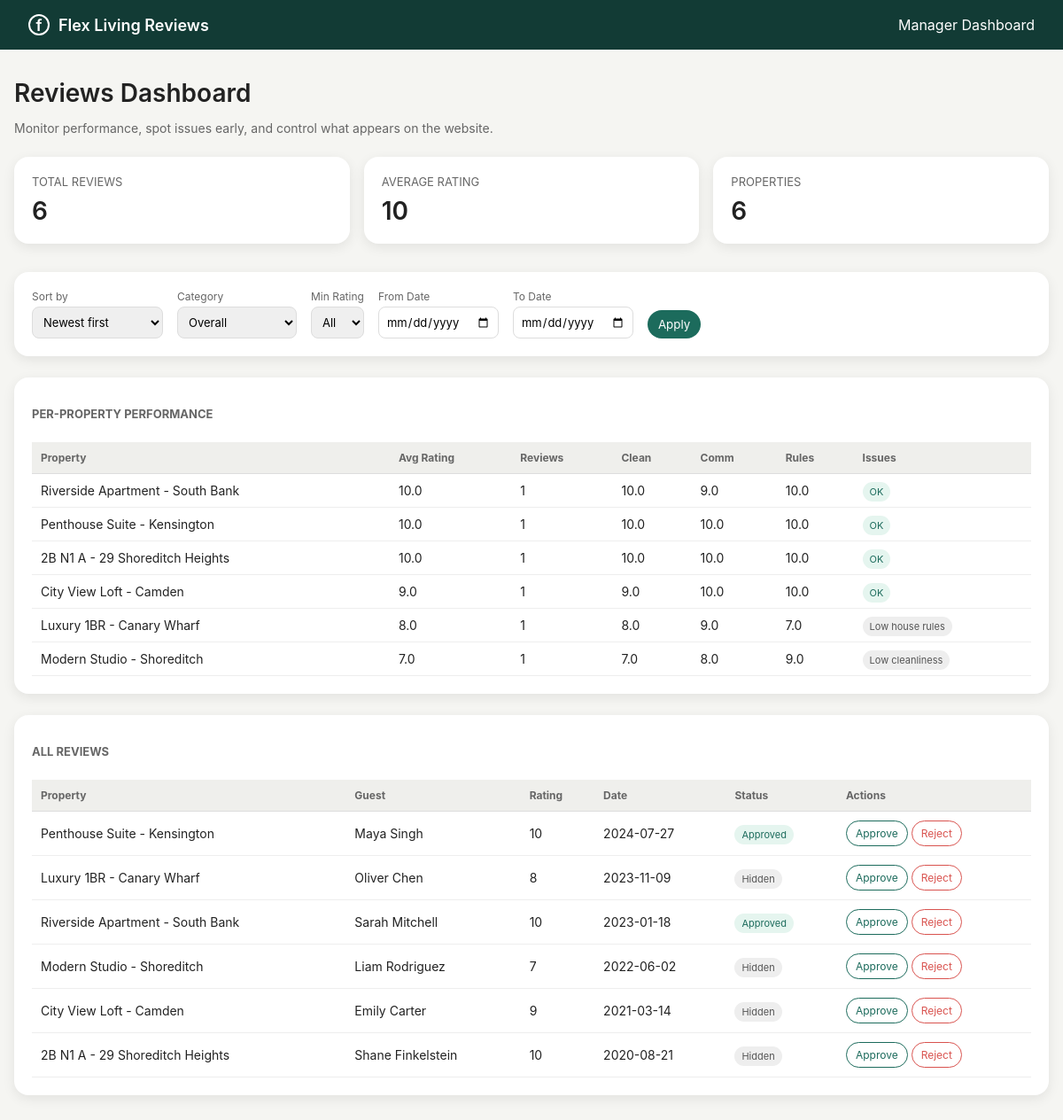
/reviews/dashboard/, run on the app's committed database.
### reviews/models.py (models this page shows, shortened)
class Review(models.Model):
    listing_name = models.CharField(max_length=255)
    guest_name = models.CharField(max_length=255)
    overall_rating = models.IntegerField()
    cleanliness_rating = models.IntegerField()
    communication_rating = models.IntegerField()
    respect_house_rules_rating = models.IntegerField()
    public_review = models.TextField()
    submitted_at = models.DateTimeField()
    approved = models.BooleanField(default=False)
    categories = models.ManyToManyField(Category, related_name='reviews')
    channel = models.CharField(max_length=50, default="Hostaway")

### reviews/views.py (the view, shortened to what this page needs)
# urls.py: path("dashboard/", views.dashboard, name="dashboard"),
def dashboard(request):
    reviews = Review.objects.all()
    sort_by = request.GET.get("sort_by", "date")
    category = request.GET.get("category", "overall")
    min_rating = request.GET.get("min_rating", "")
    start_date = request.GET.get("start_date", "")
    end_date = request.GET.get("end_date", "")
    channel = request.GET.get("channel", "")
    if channel:
        reviews = reviews.filter(channel=channel)
    if start_date:
        reviews = reviews.filter(submitted_at__date__gte=start_date)
    if end_date:
        reviews = reviews.filter(submitted_at__date__lte=end_date)
    if sort_by == "rating":
        reviews = reviews.order_by("-overall_rating")
    else:
        reviews = reviews.order_by("-submitted_at")
    property_stats_qs = (
        reviews.values("listing_name")
        .annotate(
            avg_rating=Avg("overall_rating"),
            avg_cleanliness=Avg("cleanliness_rating"),
            avg_communication=Avg("communication_rating"),
            avg_rules=Avg("respect_house_rules_rating"),
            review_count=Count("id"),
        )
        .order_by("-avg_rating")
    )
    property_stats = []
    for p in property_stats_qs:
        issues = []
        if p["avg_cleanliness"] is not None and p["avg_cleanliness"] < 8:
            issues.append("cleanliness")
        if p["avg_communication"] is not None and p["avg_communication"] < 8:
            issues.append("communication")
        if p["avg_rules"] is not None and p["avg_rules"] < 8:
            issues.append("house rules")
        p["issues"] = issues
        property_stats.append(p)
    channels = Review.objects.values_list("channel", flat=True).distinct()
    context = {
        "reviews": reviews,
        "sort_by": sort_by,
        "category": category,
        "min_rating": min_rating,
        "start_date": start_date,
        "end_date": end_date,
        "channel": channel,
        "channels": channels,
        "property_stats": property_stats,
    }
    return render(request, "reviews/dashboard.html", context)

### reviews/templates/reviews/dashboard.html (shortened to what this page needs)
{% load static %}
<!DOCTYPE html>
<html lang="en">
<head>
    <link rel="stylesheet" href="{% static 'reviews/css/dashboard.css' %}">
</head>
<body>
    <div class="navbar">
        <div class="navbar-logo">
            <span class="icon">f</span> Flex Living Reviews
        </div>
        <div>Manager Dashboard</div>
    </div>
    <div class="page">
        <h1 class="page-title">Reviews Dashboard</h1>
        <p class="page-subtitle">Monitor performance, spot issues early, and control what appears on the website.</p>
        <div class="stats-grid">
            <div class="card">
                <div class="card-title">Total Reviews</div>
                <div class="card-value">{{ reviews|length }}</div>
            </div>
            <div class="card">
                <div class="card-title">Average Rating</div>
                <div class="card-value">
                    {% if reviews %}
                        {{ reviews.0.overall_rating|default:0 }}
                    {% else %}
                        –
                    {% endif %}
                </div>
            </div>
            <div class="card">
                <div class="card-title">Properties</div>
                <div class="card-value">{{ property_stats|length }}</div>
            </div>
        </div>
        <div class="card" style="margin-bottom: 24px;">
            <form method="GET">
                <div class="filters-row">
                    <div class="filter-group">
                        <label>Sort by</label>
                        <select name="sort_by">
                            <option value="date" {% if sort_by == "date" %}selected{% endif %}>Newest first</option>
                        </select>
                    </div>
                    <div class="filter-group">
                        <label>Category</label>
                        <select name="category">
                            <option value="overall" {% if category == "overall" %}selected{% endif %}>Overall</option>
                        </select>
                    </div>
                    <div class="filter-group">
                        <label>Min Rating</label>
                        <select name="min_rating">
                            <option value="" {% if not min_rating %}selected{% endif %}>All</option>
                        </select>
                    </div>
                    <div class="filter-group">
                        <label>From Date</label>
                        <input type="date" name="start_date" value="{{ start_date }}">
                    </div>
                    <div class="filter-group">
                        <label>To Date</label>
                        <input type="date" name="end_date" value="{{ end_date }}">
                    </div>
                    <div class="filter-group">
                        <label>&nbsp;</label>
                        <button class="btn-primary" type="submit">Apply</button>
                    </div>
                </div>
            </form>
        </div>
        <div class="card" style="margin-bottom: 24px;">
            <h3 class="card-title">Per-Property Performance</h3>
            <table>
                <thead>
                    <tr>
                        <th>Property</th>
                        <th>Avg Rating</th>
                        <th>Reviews</th>
                        <th>Clean</th>
                        <th>Comm</th>
                        <th>Rules</th>
                        <th>Issues</th>
                    </tr>
                </thead>
                <tbody>
                    {% for p in property_stats %}
                    <tr>
                        <td>{{ p.listing_name }}</td>
                        <td>{{ p.avg_rating|floatformat:1 }}</td>
                        <td>{{ p.review_count }}</td>
                        <td>{{ p.avg_cleanliness|floatformat:1 }}</td>
                        <td>{{ p.avg_communication|floatformat:1 }}</td>
                        <td>{{ p.avg_rules|floatformat:1 }}</td>
                        <td>
                            {% if p.issues %}
                                {% for issue in p.issues %}
                                    <span class="pill pill-grey">Low {{ issue }}</span>
                                {% endfor %}
                            {% else %}
                                <span class="pill pill-green">OK</span>
                            {% endif %}
                        </td>
                    </tr>
                    {% empty %}
                    <tr><td colspan="7">No data.</td></tr>
                    {% endfor %}
                </tbody>
            </table>
        </div>
        <div class="card">
            <h3 class="card-title">All Reviews</h3>
            <table>
                <thead>
                    <tr>
                        <th>Property</th>
                        <th>Guest</th>
                        <th>Rating</th>
                        <th>Date</th>
                        <th>Status</th>
                        <th>Actions</th>
                    </tr>
                </thead>
                <tbody>
                    {% for r in reviews %}
                    <tr>
                        <td>{{ r.listing_name }}</td>
                        <td>{{ r.guest_name }}</td>
                        <td>{{ r.overall_rating }}</td>
                        <td>{{ r.submitted_at|date:"Y-m-d" }}</td>
                        <td>
                            {% if r.approved %}
                                <span class="pill pill-green">Approved</span>
                            {% else %}
                                <span class="pill pill-grey">Hidden</span>
                            {% endif %}
                        </td>
                        <td>
                            <form method="POST" style="display:inline;">
                                <button class="btn-ghost btn-ghost-approve" name="action" value="approve">Approve</button>
                            </form>
                            <form method="POST" style="display:inline;">
                                <button class="btn-ghost btn-ghost-reject" name="action" value="reject">Reject</button>
                            </form>
                        </td>
                    </tr>
                    {% empty %}
                    <tr><td colspan="6">No reviews available.</td></tr>
                    {% endfor %}
                </tbody>
            </table>
        </div>
    </div>
</body>
</html>

### reviews/static/reviews/css/dashboard.css (style rules this page uses)
:root { --green-dark: #123b35; --green-light: #1c6b5c; --bg: #f5f5f2; --card-bg: #ffffff; --accent: #f9e8c9; --danger: #d9534f; --text-main: #222222; --text-muted: #666666; --border-radius-lg: 16px; --border-radius-sm: 8px; }
* { box-sizing: border-box; font-family: -apple-system, BlinkMacSystemFont, "Segoe UI", Roboto, Helvetica, Arial, sans-serif; }
body { margin: 0; padding: 0; background: var(--bg); color: var(--text-main); }
.navbar { background: var(--green-dark); color: #ffffff; padding: 16px 32px; display: flex; align-items: center; justify-content: space-between; }
.navbar-logo { font-weight: 600; font-size: 18px; display: flex; align-items: center; gap: 10px; }
.navbar-logo span.icon { width: 24px; height: 24px; border: 2px solid #ffffff; border-radius: 50%; display: inline-flex; align-items: center; justify-content: center; }
.page { max-width: 1200px; margin: 32px auto; padding: 0 16px; }
.page-title { font-size: 28px; font-weight: 600; margin-bottom: 6px; }
.page-subtitle { font-size: 14px; color: var(--text-muted); margin-bottom: 24px; }
.stats-grid { display: grid; grid-template-columns: repeat(auto-fit, minmax(250px, 1fr)); gap: 16px; margin-bottom: 32px; }
.card { background: var(--card-bg); border-radius: var(--border-radius-lg); padding: 20px; box-shadow: 0 4px 14px rgba(0, 0, 0, 0.08); }
.card-title { font-size: 13px; color: var(--text-muted); text-transform: uppercase; margin-bottom: 8px; }
.card-value { font-size: 28px; font-weight: 600; }
.filters-row { display: flex; flex-wrap: wrap; gap: 16px; align-items: flex-end; }
.filter-group { display: flex; flex-direction: column; }
.filter-group label { font-size: 12px; color: var(--text-muted); margin-bottom: 4px; }
.filter-group input, .filter-group select { padding: 8px; font-size: 13px; border-radius: var(--border-radius-sm); border: 1px solid #ddd; }
.btn-primary { padding: 8px 12px; border-radius: 999px; background: var(--green-light); color: white; border: none; cursor: pointer; }
table { width: 100%; border-collapse: collapse; margin-top: 24px; }
th { background: #efefec; padding: 10px; font-size: 12px; color: var(--text-muted); text-align: left; border-bottom: 1px solid #ddd; }
td { padding: 10px; font-size: 14px; border-bottom: 1px solid #eee; }
.pill { padding: 4px 8px; border-radius: 999px; font-size: 11px; }
.pill-green { background: #e5f5ef; color: var(--green-light); }
.pill-grey { background: #eee; color: #555; }
.btn-ghost { padding: 6px 10px; font-size: 12px; border-radius: 999px; border: 1px solid #ccc; background: white; cursor: pointer; }
.btn-ghost-approve { border-color: var(--green-light); color: var(--green-light); }
.btn-ghost-reject { border-color: var(--danger); color: var(--danger); }

### data on the page
Review: overall_rating "10", listing_name "Penthouse Suite - Kensington", avg_rating "10.0", review_count "1", avg_cleanliness "10.0", avg_communication "10.0", avg_rules "10.0", shows "OK", guest_name "Maya Singh", submitted_at "2024-07-27", shows "Approved"
Review: listing_name "Riverside Apartment - South Bank", avg_rating "10.0", review_count "1", avg_cleanliness "10.0", avg_communication "9.0", avg_rules "10.0", shows "OK", guest_name "Sarah Mitchell", overall_rating "10", submitted_at "2023-01-18", shows "Approved"
Review: listing_name "Luxury 1BR - Canary Wharf", guest_name "Oliver Chen", overall_rating "8", submitted_at "2023-11-09", approved "Hidden"
Review: listing_name "Modern Studio - Shoreditch", guest_name "Liam Rodriguez", overall_rating "7", submitted_at "2022-06-02", approved "Hidden"
Review: listing_name "City View Loft - Camden", guest_name "Emily Carter", overall_rating "9", submitted_at "2021-03-14", approved "Hidden"
Review: listing_name "2B N1 A - 29 Shoreditch Heights", guest_name "Shane Finkelstein", overall_rating "10", submitted_at "2020-08-21", approved "Hidden"

### other printed values
{{ reviews|length }} "6"
{{ property_stats|length }} "6"
{{ p.listing_name }} "2B N1 A - 29 Shoreditch Heights" "City View Loft - Camden" "Luxury 1BR - Canary Wharf" "Modern Studio - Shoreditch"
{{ p.avg_rating|floatformat:1 }} "10.0" "9.0" "8.0" "7.0"
{{ p.review_count }} "1" "1" "1" "1"
{{ p.avg_cleanliness|floatformat:1 }} "10.0" "9.0" "8.0" "7.0"
{{ p.avg_communication|floatformat:1 }} "10.0" "10.0" "9.0" "8.0"
{{ p.avg_rules|floatformat:1 }} "10.0" "10.0" "7.0" "9.0"
{{ issue }} "house rules" "cleanliness"
